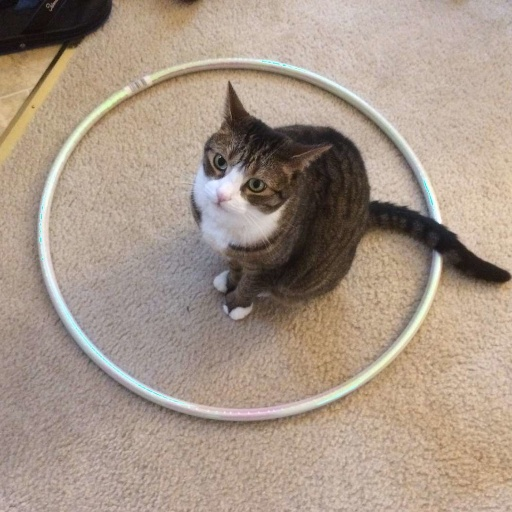
#> input picture images/cat.jpg, 512 x 512 px, found by its file name
$ python exp_01.py
#> lines starting #> are read from the running program, lines starting #| are printed output that depends on the picture; after the words box and inside, x2 and y2 are one past the last pixel; in counts of white or black regions, pixels touching at a corner belong together
import numpy as np
import matplotlib.pyplot as plt
import cv2


def decrease_spatial_resoution(image, times=2):
    new_image = np.zeros((image.shape[0] // times, image.shape[1] // times))

    for i in range(new_image.shape[0]):
        for j in range(new_image.shape[1]):
            new_image[i, j] = image[i*times, j*times]
    return new_image

def decrease_intensity_resoution(image, bits=8):
    new_image = image / np.power(2, 8 - bits)
    return new_image.astype(np.uint8)


def histogram(image: np.ndarray):
    histogram = np.zeros((256))

    for i in range(image.shape[0]):
        for j in range(image.shape[1]):
            histogram[image[i, j]] += 1
    return histogram

def segment(image: np.ndarray, threshold=128):
    new_image = image >= threshold
    return new_image.astype(np.uint8)


def main():
    image = cv2.imread('./images/cat.jpg', cv2.IMREAD_GRAYSCALE)
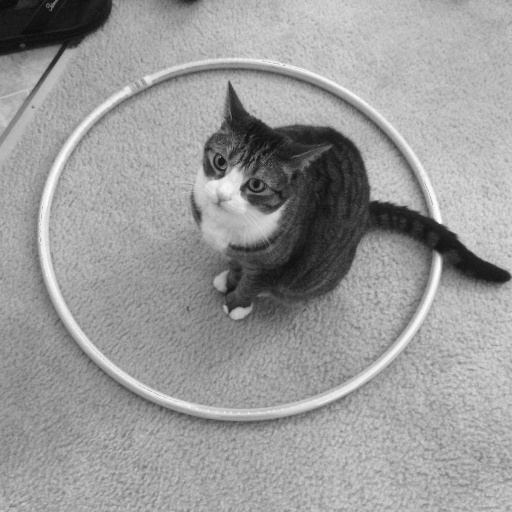
#> image: shape (512, 512); min 9, max 255, mean 154
    image = cv2.resize(image, (512, 512))

    # [34 lines of commented-out code are left out]

    hist = histogram(image)
#> hist = 256 values, max 4152 at index 169, min 0 at index 0, mean 1024
    seg = segment(image, threshold=150)
#> in segment, `new_image = image >= threshold`:
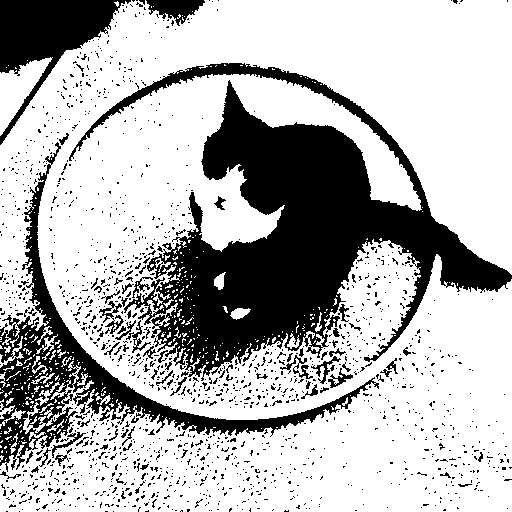
#> new_image: shape (512, 512) bool; 71% white; 1567 black regions (1490 under 20 px), largest, box (x1, y1, x2, y2) and area: (69, 63, 512, 381) 45964, (0, 142, 379, 472) 13367, (0, 0, 131, 145) 6692
    plt.figure()
    plt.subplot(2,2,1)
    plt.imshow(image, cmap='gray')
    plt.subplot(1,2,2)
    plt.plot(hist)
    plt.subplot(2,2,3)
    plt.imshow(seg, cmap='gray')
    plt.show()
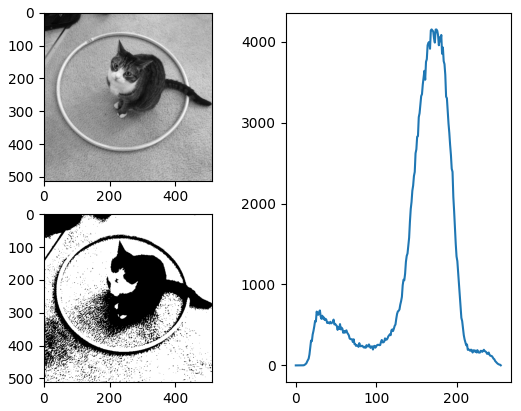
#> figure drawn by matplotlib, 3 panels; panel 2: curve peaks at x = 169, y = 4152


if __name__ == '__main__':
    main()

$ run again, with images/applo17_boulder_noisy.tif saved as images/cat.jpg
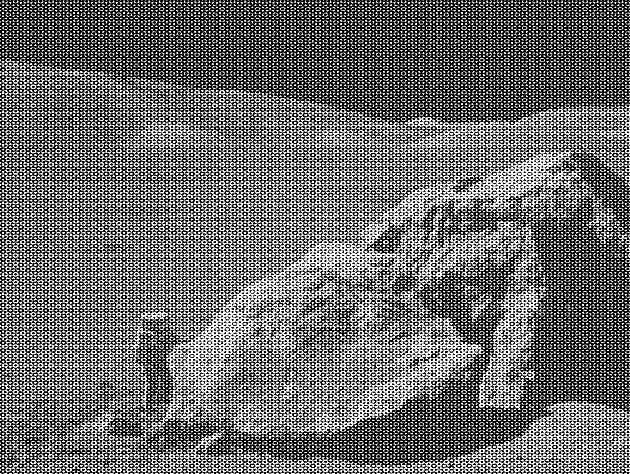
#> input picture images/applo17_boulder_noisy.tif, 630 x 474 px, found by its file name
#> in main, image is the input picture: shape (474, 630); min 0, max 255, mean 108.2
#> image: shape (512, 512)
#> hist = 256 values, max 5152 at index 1, min 619 at index 245, mean 1024
#> in segment, `new_image = image >= threshold`:
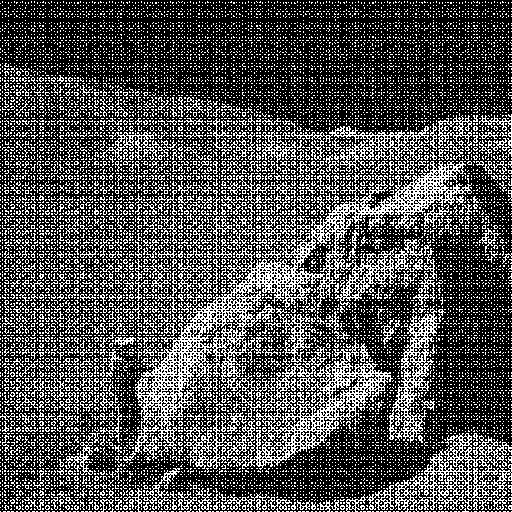
#> new_image: shape (512, 512) bool; 31.7% white in thin lines or dots
#> in main, `plt.show()`:
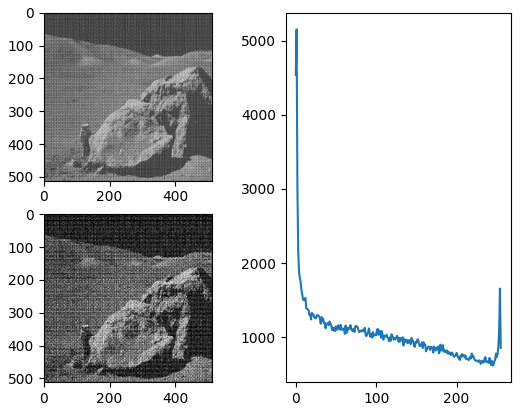
#> figure drawn by matplotlib, 3 panels; panel 2: curve peaks at x = 1, y = 5152
